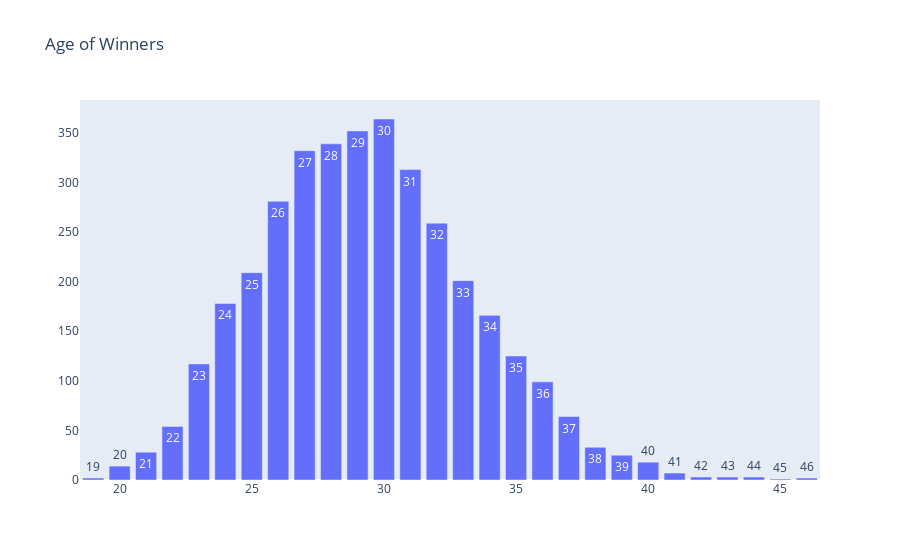

Here is the notebook cell this chart was saved with:
### Code cell
fig = go.Figure(data=[go.Bar(
                x=histogram_fake.WinnerAge, y=histogram_fake.Wins,
                text=histogram_fake.WinnerAge,
                orientation="v",
                textposition='auto'
        )])
fig.update_layout(title_text="Age of Winners")
fig.update_layout(xaxis_showgrid=False, yaxis_showgrid=False)
fig.show()
fig.write_image(pictureFolderOutput + "WinnersAge.png")

### Figure 1 — Plotly figure (JSON) as saved in the notebook; plotly's stock layout.template omitted (floating-point values rounded to 4 significant figures)
{"data": [{"orientation": "v", "text": [19, 20, 21, 22, 23, 24, 25, 26, 27, 28, 29, 30, 31, 32, 33, 34, 35, 36, 37, 38, 39, 40, 41, 42, 43, 44, 45, 46], "textposition": "auto", "type": "bar", "x": [19, 20, 21, 22, 23, 24, 25, 26, 27, 28, 29, 30, 31, 32, 33, 34, 35, 36, 37, 38, 39, 40, 41, 42, 43, 44, 45, 46], "y": [2, 14, 28, 54, 117, 178, 209, 281, 332, 339, 352, 364, 313, 259, 201, 166, 125, 99, 64, 33, 25, 18, 7, 3, 3, 3, 1, 2]}], "layout": {"autosize": true, "title": {"text": "Age of Winners"}, "xaxis": {"autorange": true, "range": [18.5, 46.5], "showgrid": false, "type": "linear"}, "yaxis": {"autorange": true, "range": [0, 383.2], "showgrid": false, "type": "linear"}}}
